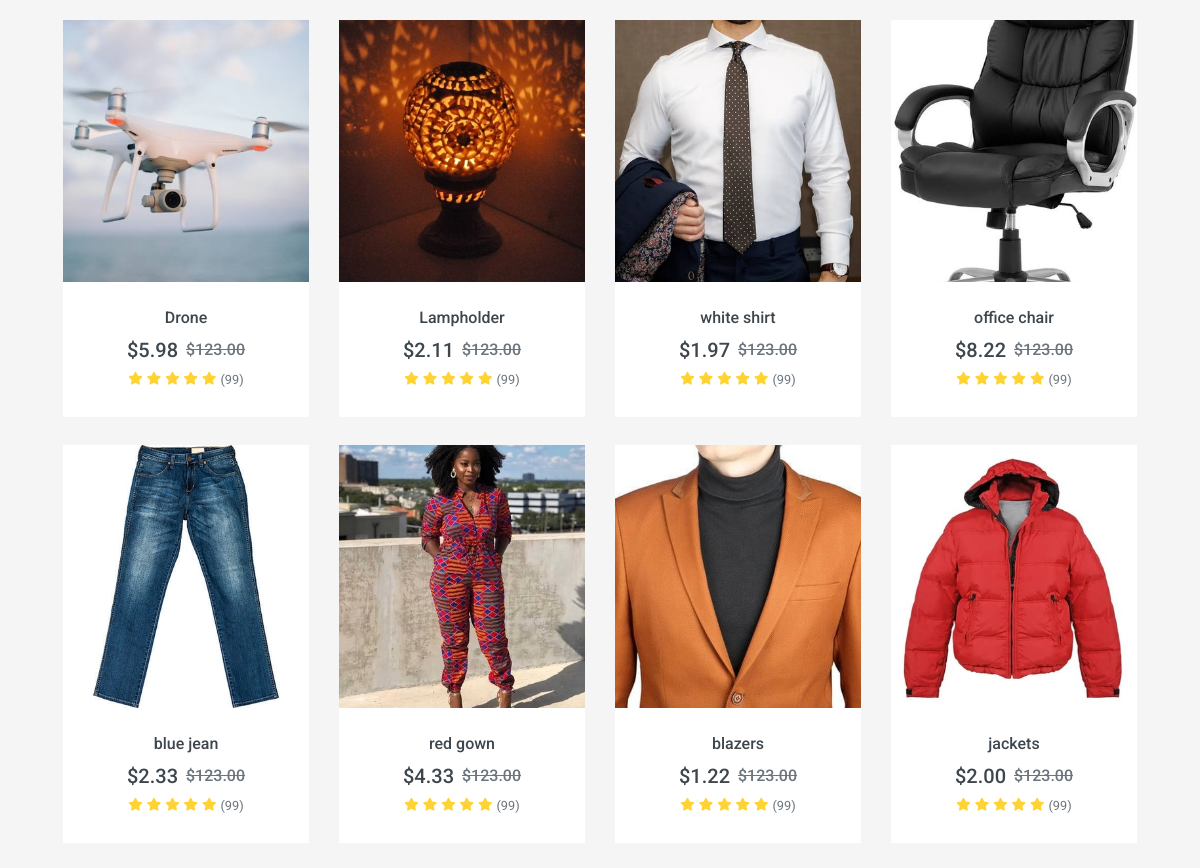
Before: / (middle part) with the older database file.
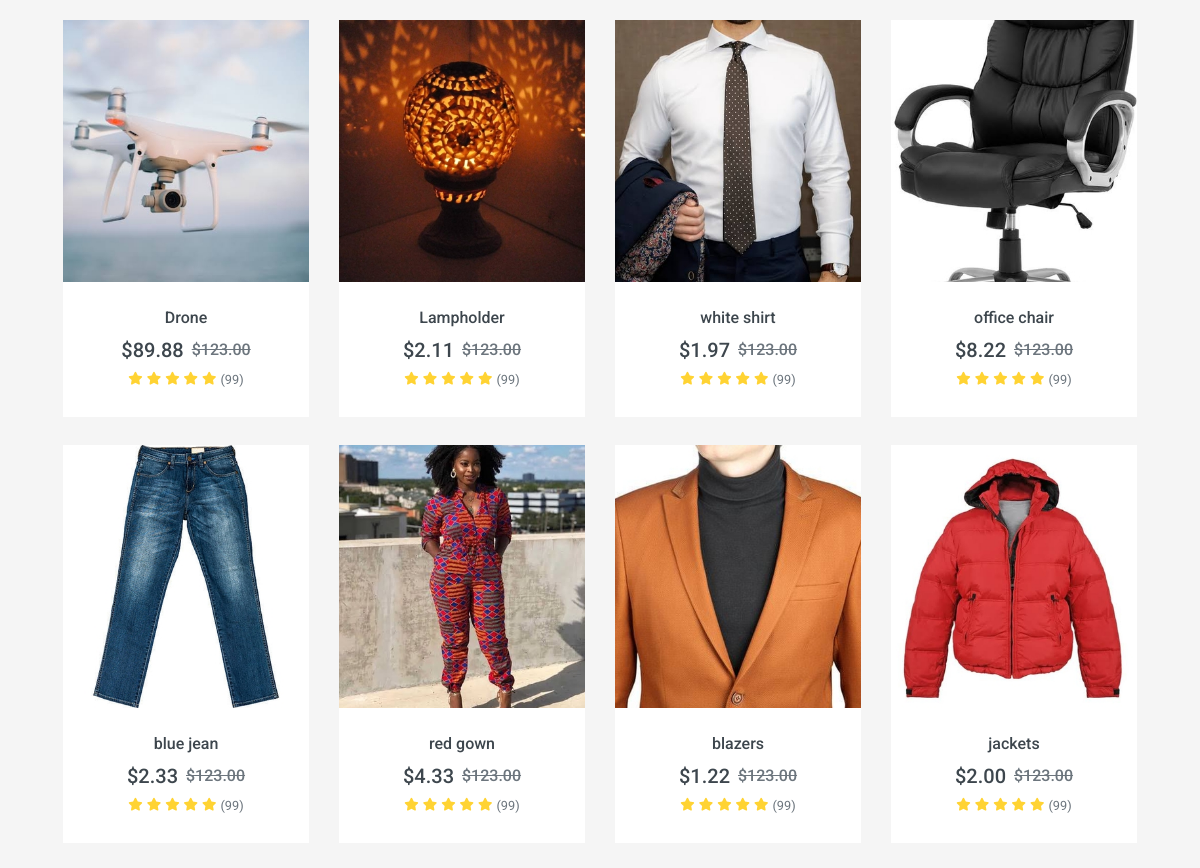
After: the same page with the newer database file.
### index/models.py (models this page shows, shortened)
class Product(models.Model):
    title = models.CharField(max_length = 250)
    brand = models.SlugField(max_length=250, default= 'unbranded')
    description = models.TextField(blank= True)
    slug = models.SlugField(max_length = 255)
    price = models.DecimalField(max_digits=4, decimal_places=2)
    image = ResizedImageField(size=[750,800 ], crop=['middle', 'center'], upload_to ='images/')
    category = models.ForeignKey(Category, related_name='product', on_delete=models.CASCADE, null=True)
    class Meta:
        verbose_name_plural ='products'
    def get_absolute_url(self):
          return reverse('product_details', args=[self.slug])

### index/views.py (the view)
# urls.py: path('', views.home, name='index'),
def home(request):
	all_products = Product.objects.all
	context = {'all_products': all_products}
	return render(request, 'index.html', context)

### cart/cart.py (called while the page is built)
    def __len__(self):
        return sum(item['qty'] for item in self.cart.values())# same as i for i in range or list

### cart/context_processors.py (called while the page is built)
def cart(request):
    return {'cart': Cart(request)}

### index/models.py (called while the page is built)
    def get_absolute_url(self):
          return reverse('category_details', args=[self.slug])

### index/views.py (called while the page is built)
def categories(request):
	all_categories = Category.objects.all()
	return{'all_categories':all_categories}

### templates/index.html (shortened to what this page needs)
{% extends 'base.html' %}
{% load static %}
{% block content %}
    <div class="container-fluid pt-5 pb-3">
        <div class="row px-xl-5">
            {% for products in all_products %}
            <div class="col-lg-3 col-md-4 col-sm-6 pb-1">
                <div class="product-item bg-light mb-4">
                    <div class="product-img position-relative overflow-hidden">
                        <img class="img-fluid w-100" src="{{products.image.url}}" alt="">
                        <div class="product-action">
                        </div>
                    </div>
                    <div class="text-center py-4">
                        <a class="h6 text-decoration-none text-truncate" href="{{products.get_absolute_url}}">{{products.title}}</a>
                        <div class="d-flex align-items-center justify-content-center mt-2">
                            <h5>${{products.price}}</h5><h6 class="text-muted ml-2"><del>$123.00</del></h6>
                        </div>
                        <div class="d-flex align-items-center justify-content-center mb-1">
                            <small class="fa fa-star text-primary mr-1"></small>
                            <small class="fa fa-star text-primary mr-1"></small>
                            <small class="fa fa-star text-primary mr-1"></small>
                            <small class="fa fa-star text-primary mr-1"></small>
                            <small class="fa fa-star text-primary mr-1"></small>
                            <small>(99)</small>
                        </div>
                    </div>
                </div>
            </div>
            {% endfor %}
        </div>
    </div>
</body>
{% endblock %}

### templates/base.html (shortened to what this page needs)
{% load static %}
<!DOCTYPE html>
<html lang="en">
<head>
    <link href="https://cdnjs.cloudflare.com/ajax/libs/font-awesome/5.10.0/css/all.min.css" rel="stylesheet">
    <link href="{% static 'lib/animate/animate.min.css' %}" rel="stylesheet">
    <link href="{% static 'lib/owlcarousel/assets/owl.carousel.min.css' %}" rel="stylesheet">
    <link href="{% static 'css/style.css' %}" rel="stylesheet">
</head>
<body>
    {% block content %}
    {% endblock content %}

Changed rows visible on the page:
changed Product "Drone": price "5.98" → "89.88"
